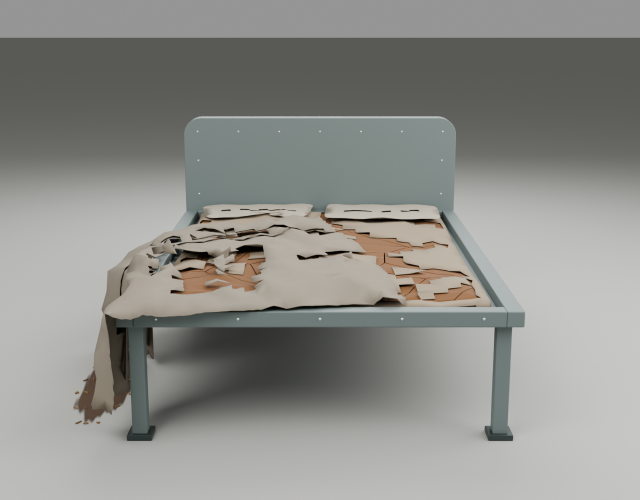
#> input picture docs/art/quarters/sheets/bed_soft/aged-before-doorway.png, 1280 x 1000 px (shown at 1/2 size)
$ python finish_sheet.py
#> lines starting #> are read from the running program, lines starting #| are printed output that depends on the picture
"""Place full-resolution matched captures beside each other without rescaling."""
import argparse
from pathlib import Path
from PIL import Image, ImageDraw, ImageFont

ROOT = Path(__file__).resolve().parents[4]
OUT = ROOT / 'docs/art/quarters/sheets/bed_soft'


def main(powder_control=False):
#> called with powder_control = False
    columns = [(OUT, 'aged-before', 'Before'), (OUT, 'aged', 'After')]
    filename = 'dry-decay-before-after.png'
    if powder_control:
        columns = [(ROOT / 'tmp/bed_soft2/powder-off', 'aged', 'Powder OFF'),
                   (OUT, 'aged', 'Powder ON')]
        filename = 'powder-controls.png'
    sheet = Image.new('RGB', (2560, 2080), (228, 224, 216))
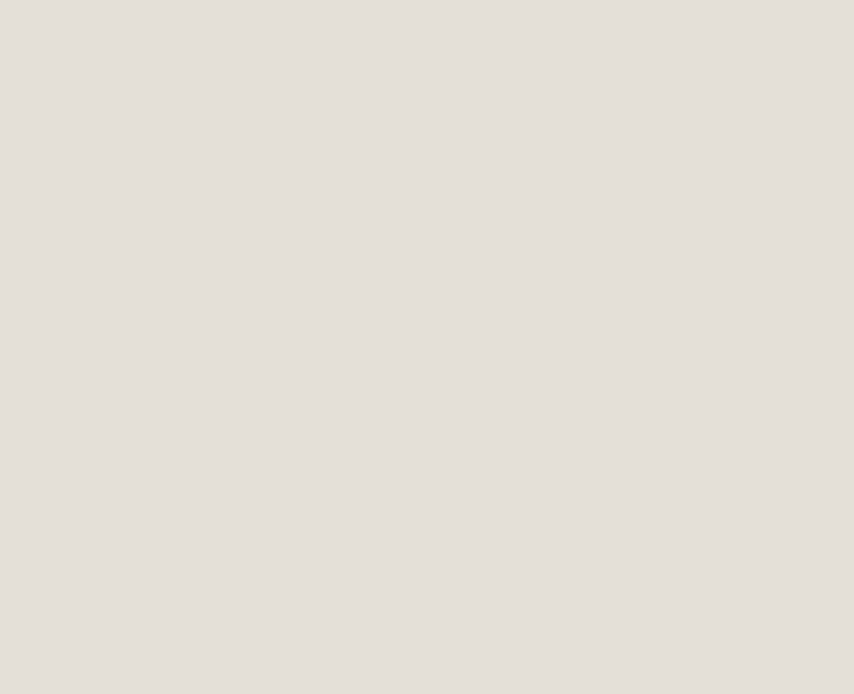
#> sheet: PIL image 2560x2080 RGB (shown at 1/3 size); mean R, G, B 228, 224, 216
    draw = ImageDraw.Draw(sheet)
    font = ImageFont.load_default(size=24)
    for row, view in enumerate(('doorway', 'three_quarter')):
        for column, (folder, prefix, label) in enumerate(columns):
            image = Image.open(folder / f'{prefix}-{view}.png').convert('RGB')
            assert image.size == (1280, 1000)
            x, y = column * 1280, row * 1040
            draw.text((x + 16, y + 8), f'{label}: {view}',
                      fill=(25, 25, 25), font=font)
            sheet.paste(image, (x, y + 40))
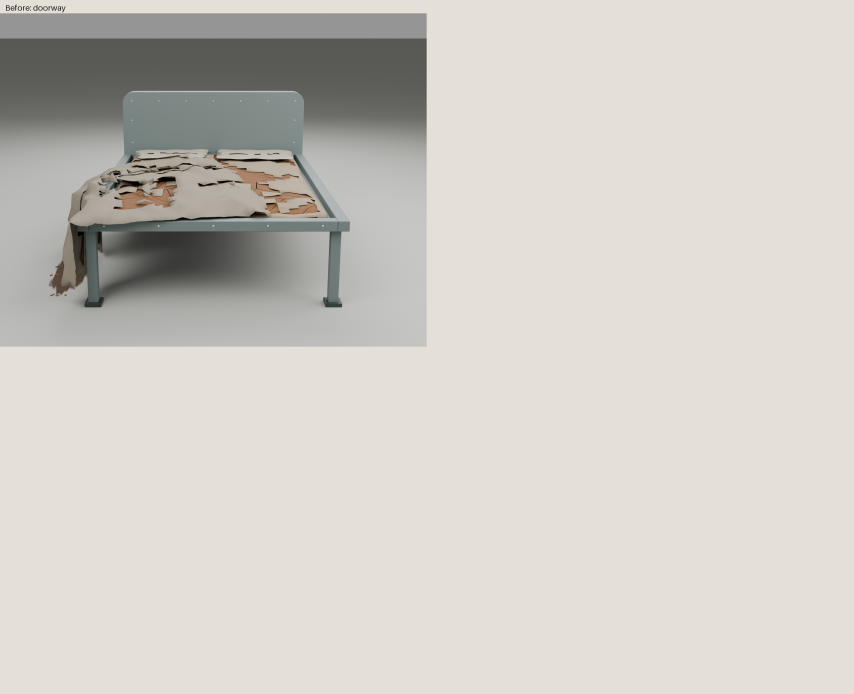
#> sheet: PIL image 2560x2080 RGB (shown at 1/3 size); mean R, G, B 207.3, 204.2, 197.3
#> pass 2 of the loop in main, `for row, view in enumerate(('doorway', 'three_quarter')):`:
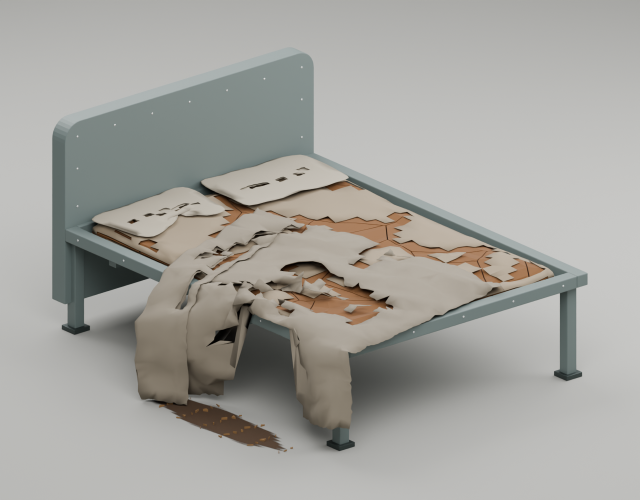
#> input picture docs/art/quarters/sheets/bed_soft/aged-before-three_quarter.png, 1280 x 1000 px (shown at 1/2 size)
#> in main, `sheet.paste(image, (x, y + 40))`:
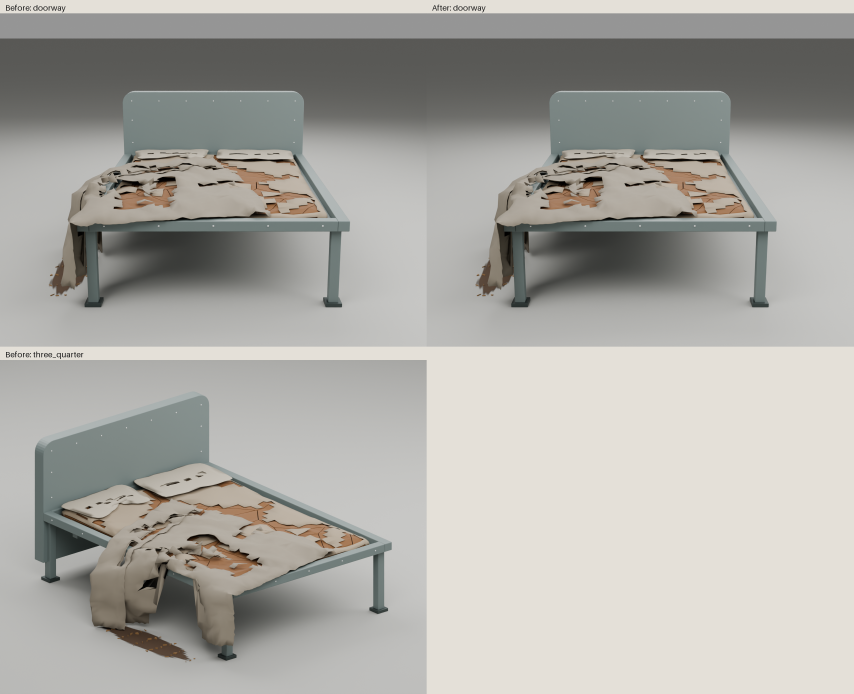
#> sheet: PIL image 2560x2080 RGB (shown at 1/3 size); mean R, G, B 171.2, 169.8, 164.7
    sheet.save(OUT / filename)
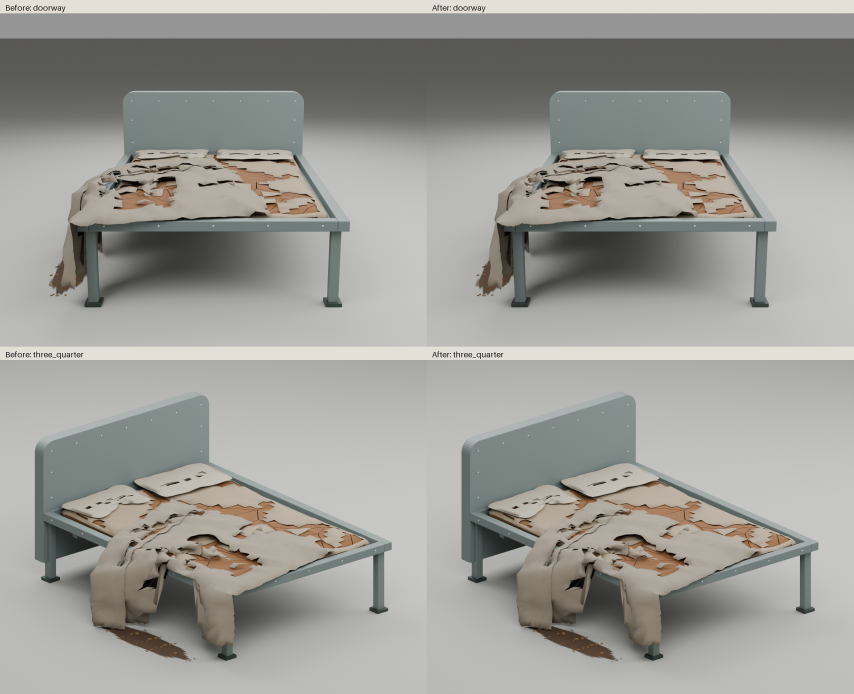
#> saved as dry-decay-before-after.png: PIL image 2560x2080 RGB (shown at 1/3 size); mean R, G, B 155.9, 155.2, 150.8


if __name__ == '__main__':
    parser = argparse.ArgumentParser(description=__doc__)
    parser.add_argument('--powder-control', action='store_true')
    main(parser.parse_args().powder_control)
